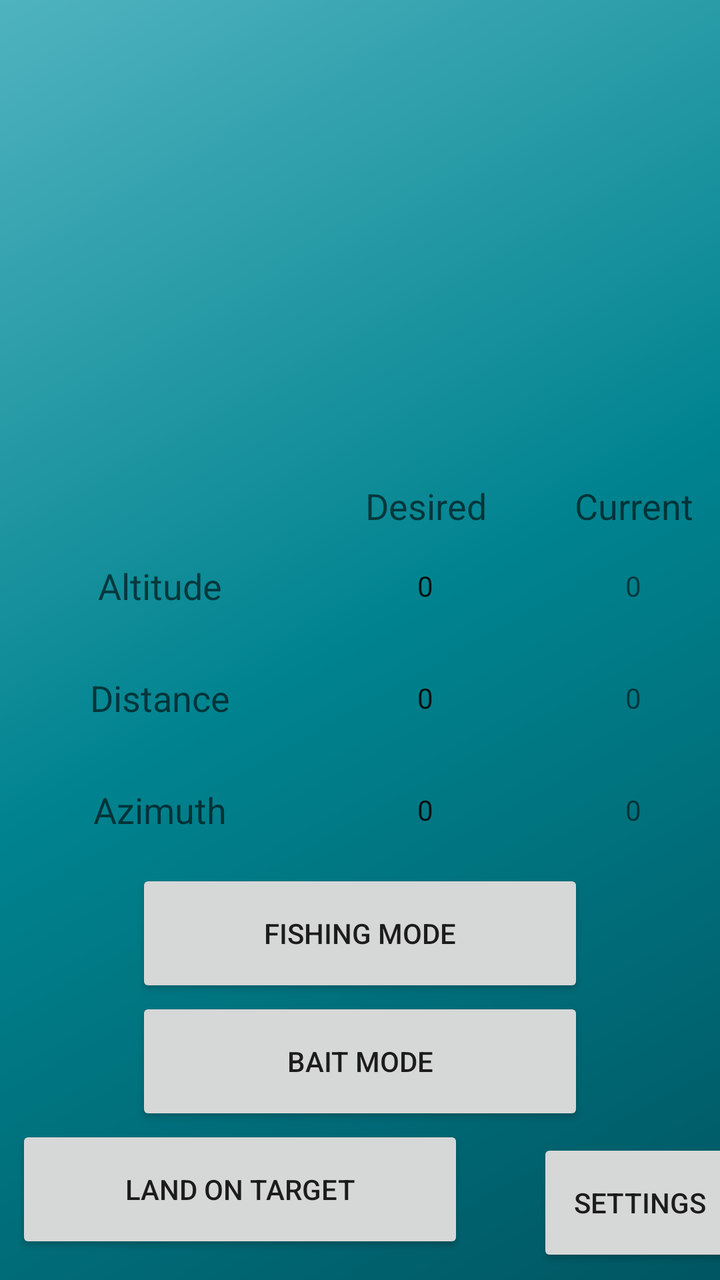
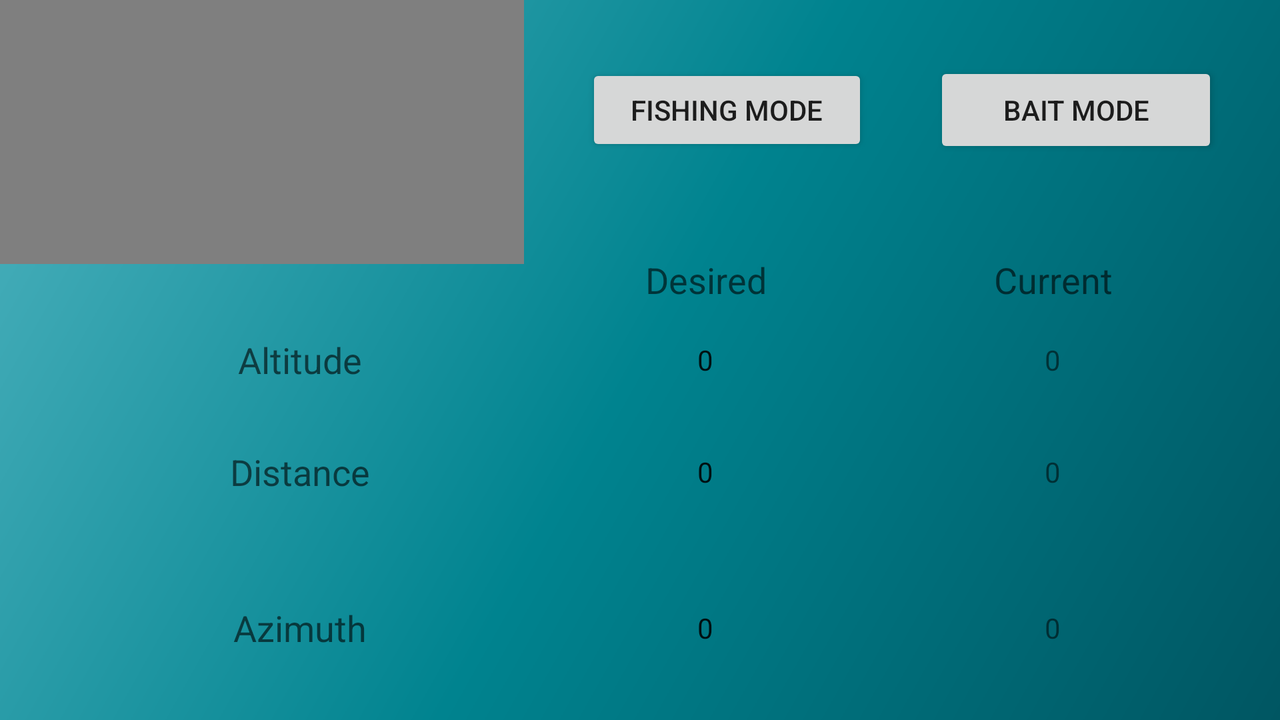

The same Android screen from two of the app's own layout files: first res/layout/ as a phone draws it, then the repository's variant for another configuration, drawn on a device whose configuration selects that folder. Both files follow.
<!-- AndroidManifest.xml: application theme AppTheme -->
<!-- res/layout/activity_range_ring.xml -->
<?xml version="1.0" encoding="utf-8"?>
<android.support.constraint.ConstraintLayout xmlns:android="http://schemas.android.com/apk/res/android"
    xmlns:app="http://schemas.android.com/apk/res-auto"
    xmlns:tools="http://schemas.android.com/tools"
    android:layout_width="match_parent"
    android:layout_height="match_parent"
    android:background="@drawable/ic_splash_background"
    tools:context=".RangeRingActivity"
    tools:layout_editor_absoluteY="25dp">

    <Button
        android:id="@+id/btnSettings"
        android:layout_width="102dp"
        android:layout_height="64dp"
        android:layout_marginEnd="16dp"
        android:layout_marginStart="3dp"
        android:text="@string/action_settings"
        app:layout_constraintBottom_toBottomOf="parent"
        app:layout_constraintEnd_toEndOf="parent"
        app:layout_constraintStart_toEndOf="@+id/btnBaitMode"
        app:layout_constraintTop_toTopOf="@+id/button3"
        tools:text="@string/action_settings" />

    <NumberPicker
        android:id="@+id/azimuthDesired"
        android:layout_width="72dp"
        android:layout_height="32dp"

        android:layout_marginEnd="8dp"
        android:layout_marginStart="8dp"
        android:layout_marginTop="24dp"
        android:gravity="center_vertical|center_horizontal|center"
        app:layout_constraintEnd_toStartOf="@+id/azimuthCurrent"
        app:layout_constraintStart_toEndOf="@+id/azimuthLabel"
        app:layout_constraintTop_toBottomOf="@+id/distanceDesired" />

    <NumberPicker
        android:id="@+id/distanceDesired"
        android:layout_width="72dp"
        android:layout_height="32dp"

        android:layout_marginEnd="8dp"
        android:layout_marginStart="8dp"
        android:layout_marginTop="24dp"
        android:gravity="center_vertical|center_horizontal|center"
        app:layout_constraintEnd_toStartOf="@+id/distanceCurrent"
        app:layout_constraintHorizontal_bias="0.0"
        app:layout_constraintStart_toEndOf="@+id/distanceLabel"
        app:layout_constraintTop_toBottomOf="@+id/altitudeDesired" />

    <TextView
        android:id="@+id/desiredLabel"
        android:layout_width="64dp"
        android:layout_height="32dp"
        android:layout_marginBottom="8dp"
        android:layout_marginEnd="8dp"
        android:layout_marginStart="8dp"
        android:gravity="center_vertical|center_horizontal|center"
        android:text="Desired"
        android:textAppearance="@style/TextAppearance.AppCompat.Medium"
        app:layout_constraintBottom_toTopOf="@+id/altitudeDesired"
        app:layout_constraintEnd_toEndOf="@+id/altitudeDesired"
        app:layout_constraintStart_toStartOf="@+id/altitudeDesired" />

    <TextView
        android:id="@+id/azimuthCurrent"
        android:layout_width="72dp"
        android:layout_height="32dp"
        android:layout_marginEnd="8dp"
        android:layout_marginStart="24dp"
        android:ems="10"
        android:gravity="center_vertical|center_horizontal|center"
        android:inputType="number"
        android:text="0"
        app:layout_constraintBottom_toBottomOf="@+id/azimuthDesired"
        app:layout_constraintEnd_toEndOf="parent"
        app:layout_constraintStart_toEndOf="@+id/azimuthDesired"
        app:layout_constraintTop_toTopOf="@+id/azimuthDesired" />

    <TextureView
        android:id="@+id/liveVideoView"
        android:layout_width="0dp"
        android:layout_height="217dp"
        app:layout_constraintEnd_toEndOf="parent"
        app:layout_constraintHorizontal_bias="0.0"
        app:layout_constraintStart_toStartOf="parent"
        app:layout_constraintTop_toTopOf="parent" />


    <TextView
        android:id="@+id/azimuthLabel"
        android:layout_width="145dp"
        android:layout_height="32dp"
        android:layout_marginEnd="16dp"
        android:layout_marginStart="8dp"
        android:gravity="center_vertical|center_horizontal"
        android:text="Azimuth"
        android:textAppearance="@style/TextAppearance.AppCompat.Medium"
        app:layout_constraintBottom_toBottomOf="@+id/azimuthDesired"
        app:layout_constraintEnd_toStartOf="@+id/azimuthDesired"
        app:layout_constraintStart_toStartOf="parent"
        app:layout_constraintTop_toTopOf="@+id/azimuthDesired" />

    <Button
        android:id="@+id/btnBaitMode"
        android:layout_width="224dp"
        android:layout_height="64dp"
        android:layout_marginEnd="8dp"
        android:layout_marginStart="8dp"
        android:text="@string/bait_mode_button_text"
        app:layout_constraintBottom_toTopOf="@+id/button3"
        app:layout_constraintEnd_toEndOf="parent"
        app:layout_constraintStart_toStartOf="parent"
        app:layout_constraintTop_toBottomOf="@+id/btnFishingMode"
        tools:text="@string/bait_mode_button_text" />

    <Button
        android:id="@+id/button3"
        android:layout_width="224dp"
        android:layout_height="64dp"
        android:layout_marginBottom="16dp"
        android:layout_marginEnd="8dp"
        android:layout_marginStart="8dp"
        android:text="Land"
        app:layout_constraintBottom_toBottomOf="parent"
        app:layout_constraintEnd_toStartOf="@+id/button"
        app:layout_constraintStart_toStartOf="parent"
        app:layout_constraintTop_toBottomOf="@+id/btnBaitMode"
        tools:text="@string/landing_mode_button_text" />

    <Button
        android:id="@+id/btnFishingMode"
        android:layout_width="224dp"
        android:layout_height="64dp"
        android:layout_marginEnd="8dp"
        android:layout_marginStart="8dp"
        android:layout_marginTop="16dp"
        android:text="Fish"
        app:layout_constraintBottom_toTopOf="@+id/btnBaitMode"
        app:layout_constraintEnd_toEndOf="parent"
        app:layout_constraintStart_toStartOf="parent"
        app:layout_constraintTop_toBottomOf="@+id/azimuthDesired"
        app:layout_constraintVertical_bias="0.666"
        tools:text="@string/fishing_mode_button_text" />

    <TextView
        android:id="@+id/altitudeLabel"
        android:layout_width="145dp"
        android:layout_height="32dp"
        android:layout_marginEnd="16dp"
        android:layout_marginStart="8dp"
        android:gravity="center_vertical|center_horizontal"
        android:text="Altitude"
        android:textAppearance="@style/TextAppearance.AppCompat.Medium"
        app:layout_constraintBottom_toBottomOf="@+id/altitudeDesired"
        app:layout_constraintEnd_toStartOf="@+id/altitudeDesired"
        app:layout_constraintStart_toStartOf="parent"
        app:layout_constraintTop_toTopOf="@+id/altitudeDesired"
        tools:text="Altitude" />

    <TextView
        android:id="@+id/distanceLabel"
        android:layout_width="145dp"
        android:layout_height="32dp"
        android:layout_marginEnd="16dp"
        android:layout_marginStart="8dp"
        android:gravity="center_vertical|center_horizontal"
        android:text="Distance"
        android:textAppearance="@style/TextAppearance.AppCompat.Medium"
        app:layout_constraintBottom_toBottomOf="@+id/distanceDesired"
        app:layout_constraintEnd_toStartOf="@+id/distanceDesired"
        app:layout_constraintStart_toStartOf="parent"
        app:layout_constraintTop_toTopOf="@+id/distanceDesired"
        tools:text="Distance" />

    <NumberPicker
        android:id="@+id/altitudeDesired"
        android:layout_width="72dp"
        android:layout_height="32dp"

        android:layout_marginEnd="8dp"
        android:layout_marginStart="8dp"
        android:layout_marginTop="60dp"
        android:gravity="center_vertical|center_horizontal|center"
        app:layout_constraintEnd_toStartOf="@+id/altitudeCurrent"
        app:layout_constraintStart_toEndOf="@+id/altitudeLabel"
        app:layout_constraintTop_toBottomOf="@+id/liveVideoView" />

    <TextView
        android:id="@+id/altitudeCurrent"
        android:layout_width="72dp"
        android:layout_height="32dp"
        android:layout_marginEnd="8dp"
        android:layout_marginStart="24dp"
        android:ems="10"
        android:gravity="center_vertical|center_horizontal|center"
        android:inputType="number"
        android:text="0"
        app:layout_constraintBottom_toBottomOf="@+id/altitudeDesired"
        app:layout_constraintEnd_toEndOf="parent"
        app:layout_constraintStart_toEndOf="@+id/altitudeDesired"
        app:layout_constraintTop_toTopOf="@+id/altitudeDesired" />

    <TextView
        android:id="@+id/distanceCurrent"
        android:layout_width="72dp"
        android:layout_height="32dp"
        android:layout_marginEnd="8dp"
        android:layout_marginStart="24dp"
        android:ems="10"
        android:gravity="center_vertical|center_horizontal|center"
        android:inputType="number"
        android:text="0"
        app:layout_constraintBottom_toBottomOf="@+id/distanceDesired"
        app:layout_constraintEnd_toEndOf="parent"
        app:layout_constraintStart_toEndOf="@+id/distanceDesired"
        app:layout_constraintTop_toTopOf="@+id/distanceDesired" />

    <TextView
        android:id="@+id/currentLabel"
        android:layout_width="64dp"
        android:layout_height="32dp"
        android:layout_marginEnd="8dp"
        android:layout_marginStart="8dp"
        android:gravity="center_vertical|center_horizontal|center"
        android:text="Current"
        android:textAppearance="@style/TextAppearance.AppCompat.Medium"
        app:layout_constraintEnd_toEndOf="@+id/altitudeCurrent"
        app:layout_constraintStart_toStartOf="@+id/altitudeCurrent"
        app:layout_constraintTop_toTopOf="@+id/desiredLabel" />


</android.support.constraint.ConstraintLayout>
<!-- resources referenced by this layout -->
<resources>
  <!-- drawable ic_splash_background (drawable) -->
  <?xml version="1.0" encoding="utf-8"?>
  <shape xmlns:android="http://schemas.android.com/apk/res/android"
      android:shape="rectangle" >
      <gradient
          android:angle="135"
          android:endColor="@color/colorPrimaryLight"
          android:centerColor="@color/colorPrimary"
          android:startColor="@color/colorPrimaryDark"
          android:type="linear" />
  </shape>
  <string name="action_settings">Settings</string>
  <string name="bait_mode_button_text">Bait Mode</string>
  <string name="fishing_mode_button_text">Fishing Mode</string>
  <string name="landing_mode_button_text">Land On Target</string>
  <style name="AppTheme" parent="Theme.AppCompat.Light.DarkActionBar">
          
          <item name="colorPrimary">@color/colorPrimary</item>
          <item name="colorPrimaryDark">@color/colorPrimaryDark</item>
          <item name="colorAccent">@color/colorAccent</item>
      </style>
  <color name="colorPrimaryLight">#4fb3bf</color>
  <color name="colorPrimary">#00838f</color>
  <color name="colorPrimaryDark">#005662</color>
  <color name="colorAccent">#00ff84</color>
</resources>
<!-- res/layout-land/activity_range_ring.xml (the repository's variant of the layout above) -->
<!-- drawn on the phone turned sideways -->
<?xml version="1.0" encoding="utf-8"?>
<android.support.constraint.ConstraintLayout xmlns:android="http://schemas.android.com/apk/res/android"
    xmlns:app="http://schemas.android.com/apk/res-auto"
    xmlns:tools="http://schemas.android.com/tools"
    android:layout_width="match_parent"
    android:layout_height="match_parent"
    android:background="@drawable/ic_splash_background"
    tools:context=".RangeRingActivity"
    tools:layout_editor_absoluteY="25dp">

    <NumberPicker
        android:id="@+id/azimuthDesired"
        android:layout_width="72dp"
        android:layout_height="32dp"

        android:layout_marginBottom="8dp"
        android:layout_marginEnd="8dp"
        android:layout_marginStart="8dp"
        android:layout_marginTop="24dp"
        android:gravity="center_vertical|center_horizontal|center"
        app:layout_constraintBottom_toBottomOf="parent"
        app:layout_constraintEnd_toStartOf="@+id/azimuthCurrent"
        app:layout_constraintStart_toEndOf="@+id/azimuthLabel"
        app:layout_constraintTop_toBottomOf="@+id/distanceDesired" />

    <NumberPicker
        android:id="@+id/distanceDesired"
        android:layout_width="72dp"
        android:layout_height="32dp"

        android:layout_marginEnd="8dp"
        android:layout_marginStart="8dp"
        android:layout_marginTop="24dp"
        android:gravity="center_vertical|center_horizontal|center"
        app:layout_constraintEnd_toStartOf="@+id/distanceCurrent"
        app:layout_constraintHorizontal_bias="0.0"
        app:layout_constraintStart_toEndOf="@+id/distanceLabel"
        app:layout_constraintTop_toBottomOf="@+id/altitudeDesired" />

    <TextView
        android:id="@+id/desiredLabel"
        android:layout_width="64dp"
        android:layout_height="32dp"
        android:layout_marginBottom="8dp"
        android:layout_marginEnd="8dp"
        android:layout_marginStart="8dp"
        android:gravity="center_vertical|center_horizontal|center"
        android:text="Desired"
        android:textAppearance="@style/TextAppearance.AppCompat.Medium"
        app:layout_constraintBottom_toTopOf="@+id/altitudeDesired"
        app:layout_constraintEnd_toEndOf="@+id/altitudeDesired"
        app:layout_constraintStart_toStartOf="@+id/altitudeDesired" />

    <TextView
        android:id="@+id/azimuthCurrent"
        android:layout_width="72dp"
        android:layout_height="32dp"
        android:layout_marginEnd="8dp"
        android:layout_marginStart="24dp"
        android:ems="10"
        android:gravity="center_vertical|center_horizontal|center"
        android:inputType="number"
        android:text="0"
        app:layout_constraintBottom_toBottomOf="@+id/azimuthDesired"
        app:layout_constraintEnd_toEndOf="parent"
        app:layout_constraintStart_toEndOf="@+id/azimuthDesired"
        app:layout_constraintTop_toTopOf="@+id/azimuthDesired" />

    <VideoView
        android:id="@+id/liveVideoView"
        android:layout_width="262dp"
        android:layout_height="132dp"
        app:layout_constraintStart_toStartOf="parent"
        app:layout_constraintTop_toTopOf="parent" />


    <TextView
        android:id="@+id/azimuthLabel"
        android:layout_width="145dp"
        android:layout_height="32dp"
        android:layout_marginEnd="16dp"
        android:layout_marginStart="8dp"
        android:gravity="center_vertical|center_horizontal"
        android:text="Azimuth"
        android:textAppearance="@style/TextAppearance.AppCompat.Medium"
        app:layout_constraintBottom_toBottomOf="@+id/azimuthDesired"
        app:layout_constraintEnd_toStartOf="@+id/azimuthDesired"
        app:layout_constraintStart_toStartOf="parent"
        app:layout_constraintTop_toTopOf="@+id/azimuthDesired" />

    <Button
        android:id="@+id/btnBaitMode"
        android:layout_width="142dp"
        android:layout_height="48dp"
        android:layout_marginEnd="48dp"
        android:layout_marginStart="8dp"
        android:text="Bait"
        app:layout_constraintBottom_toBottomOf="@+id/btnFishingMode"
        app:layout_constraintEnd_toEndOf="parent"
        app:layout_constraintStart_toEndOf="@+id/btnFishingMode"
        app:layout_constraintTop_toTopOf="@+id/btnFishingMode"
        tools:text="@string/bait_mode_button_text" />

    <Button
        android:id="@+id/btnFishingMode"
        android:layout_width="141dp"
        android:layout_height="46dp"
        android:layout_marginEnd="25dp"
        android:layout_marginStart="48dp"
        android:layout_marginTop="32dp"
        android:text="Fish"
        app:layout_constraintEnd_toStartOf="@+id/btnBaitMode"
        app:layout_constraintStart_toEndOf="@+id/liveVideoView"
        app:layout_constraintTop_toTopOf="parent"
        tools:text="@string/fishing_mode_button_text" />

    <TextView
        android:id="@+id/altitudeLabel"
        android:layout_width="145dp"
        android:layout_height="32dp"
        android:layout_marginEnd="16dp"
        android:layout_marginStart="8dp"
        android:gravity="center_vertical|center_horizontal"
        android:text="Altitude"
        android:textAppearance="@style/TextAppearance.AppCompat.Medium"
        app:layout_constraintBottom_toBottomOf="@+id/altitudeDesired"
        app:layout_constraintEnd_toStartOf="@+id/altitudeDesired"
        app:layout_constraintStart_toStartOf="parent"
        app:layout_constraintTop_toTopOf="@+id/altitudeDesired"
        tools:text="Altitude" />

    <TextView
        android:id="@+id/distanceLabel"
        android:layout_width="145dp"
        android:layout_height="32dp"
        android:layout_marginEnd="16dp"
        android:layout_marginStart="8dp"
        android:gravity="center_vertical|center_horizontal"
        android:text="Distance"
        android:textAppearance="@style/TextAppearance.AppCompat.Medium"
        app:layout_constraintBottom_toBottomOf="@+id/distanceDesired"
        app:layout_constraintEnd_toStartOf="@+id/distanceDesired"
        app:layout_constraintStart_toStartOf="parent"
        app:layout_constraintTop_toTopOf="@+id/distanceDesired"
        tools:text="Distance" />

    <NumberPicker
        android:id="@+id/altitudeDesired"
        android:layout_width="72dp"
        android:layout_height="32dp"

        android:layout_marginEnd="8dp"
        android:layout_marginStart="8dp"
        android:layout_marginTop="32dp"
        android:gravity="center_vertical|center_horizontal|center"
        app:layout_constraintEnd_toStartOf="@+id/altitudeCurrent"
        app:layout_constraintStart_toEndOf="@+id/altitudeLabel"
        app:layout_constraintTop_toBottomOf="@+id/liveVideoView" />

    <TextView
        android:id="@+id/altitudeCurrent"
        android:layout_width="72dp"
        android:layout_height="32dp"
        android:layout_marginEnd="8dp"
        android:layout_marginStart="24dp"
        android:ems="10"
        android:gravity="center_vertical|center_horizontal|center"
        android:inputType="number"
        android:text="0"
        app:layout_constraintBottom_toBottomOf="@+id/altitudeDesired"
        app:layout_constraintEnd_toEndOf="parent"
        app:layout_constraintStart_toEndOf="@+id/altitudeDesired"
        app:layout_constraintTop_toTopOf="@+id/altitudeDesired" />

    <TextView
        android:id="@+id/distanceCurrent"
        android:layout_width="72dp"
        android:layout_height="32dp"
        android:layout_marginEnd="8dp"
        android:layout_marginStart="24dp"
        android:ems="10"
        android:gravity="center_vertical|center_horizontal|center"
        android:inputType="number"
        android:text="0"
        app:layout_constraintBottom_toBottomOf="@+id/distanceDesired"
        app:layout_constraintEnd_toEndOf="parent"
        app:layout_constraintStart_toEndOf="@+id/distanceDesired"
        app:layout_constraintTop_toTopOf="@+id/distanceDesired" />

    <TextView
        android:id="@+id/currentLabel"
        android:layout_width="64dp"
        android:layout_height="32dp"
        android:layout_marginEnd="8dp"
        android:layout_marginStart="8dp"
        android:gravity="center_vertical|center_horizontal|center"
        android:text="Current"
        android:textAppearance="@style/TextAppearance.AppCompat.Medium"
        app:layout_constraintEnd_toEndOf="@+id/altitudeCurrent"
        app:layout_constraintStart_toStartOf="@+id/altitudeCurrent"
        app:layout_constraintTop_toTopOf="@+id/desiredLabel" />


</android.support.constraint.ConstraintLayout>
<!-- resources referenced by the variant -->
<!-- as the phone turned sideways resolves them -->
<resources>
  <!-- drawable ic_splash_background (drawable) -->
  <?xml version="1.0" encoding="utf-8"?>
  <shape xmlns:android="http://schemas.android.com/apk/res/android"
      android:shape="rectangle" >
      <gradient
          android:angle="135"
          android:endColor="@color/colorPrimaryLight"
          android:centerColor="@color/colorPrimary"
          android:startColor="@color/colorPrimaryDark"
          android:type="linear" />
  </shape>
  <string name="bait_mode_button_text">Bait Mode</string>
  <string name="fishing_mode_button_text">Fishing Mode</string>
  <style name="AppTheme" parent="Theme.AppCompat.Light.DarkActionBar">
          
          <item name="colorPrimary">@color/colorPrimary</item>
          <item name="colorPrimaryDark">@color/colorPrimaryDark</item>
          <item name="colorAccent">@color/colorAccent</item>
      </style>
  <color name="colorPrimaryLight">#4fb3bf</color>
  <color name="colorPrimary">#00838f</color>
  <color name="colorPrimaryDark">#005662</color>
  <color name="colorAccent">#00ff84</color>
</resources>
